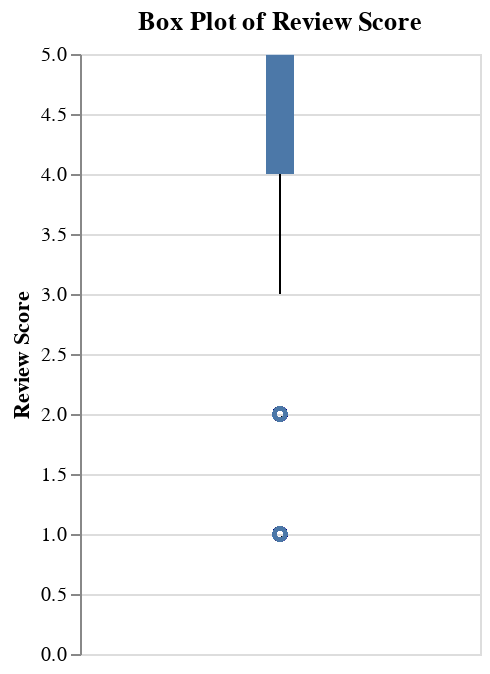

Here is the notebook cell this chart was saved with:
### Markdown cell above
##### Box Plot: Review Score

### Code cell
# Box plot for review_score
box_review = alt.Chart(merged_df).mark_boxplot().encode(
    y=alt.Y('review_score:Q', title='Review Score')
).properties(
    width=200,
    height=300,
    title='Box Plot of Review Score'
)

box_review

### Figure 1 — Vega-Lite specification as saved in the notebook (floating-point values rounded to 4 significant figures; data arrays with more than 128 entries replaced by an {"elided": "..."} marker saying what was removed)
{"config": {"view": {"continuousWidth": 300, "continuousHeight": 300}}, "data": {"name": "data-c628492765a999c4ddf49e9c80a283a3"}, "mark": {"type": "boxplot"}, "encoding": {"y": {"field": "review_score", "title": "Review Score", "type": "quantitative"}}, "height": 300, "title": "Box Plot of Review Score", "width": 200, "$schema": "https://vega.github.io/schema/vega-lite/v5.20.1.json", "datasets": {"data-c628492765a999c4ddf49e9c80a283a3": {"elided": "9390 records"}}}
